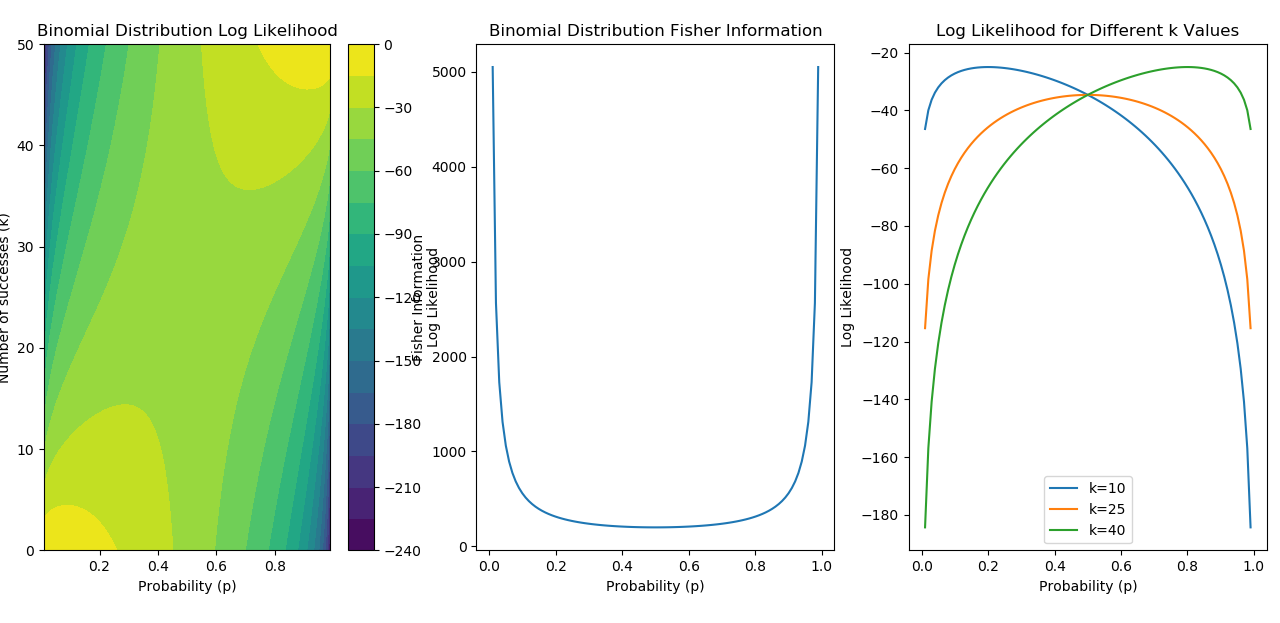

Write the Python code that produced this figure.
import numpy as np
import matplotlib.pyplot as plt

def binomial_log_likelihood(n, p, k):
    return k * np.log(p) + (n - k) * np.log(1 - p)

def fisher_information(n, p):
    return n / (p * (1 - p))

# Set parameters
n = 50  # Fixed number of trials
p_range = np.linspace(0.01, 0.99, 100)  # Range of probability
k_range = np.arange(n + 1)  # Possible number of successes

# Create 2D meshgrid
p_mesh, k_mesh = np.meshgrid(p_range, k_range)

# Calculate log likelihood
log_likelihood = binomial_log_likelihood(n, p_mesh, k_mesh)

# Calculate Fisher information
fisher_info = fisher_information(n, p_range)

# Plot
fig, (ax1, ax2, ax3) = plt.subplots(1, 3, figsize=(18, 5))

# Log likelihood contour
contour = ax1.contourf(p_mesh, k_mesh, log_likelihood, levels=20, cmap='viridis')
ax1.set_xlabel('Probability (p)')
ax1.set_ylabel('Number of successes (k)')
ax1.set_title('Binomial Distribution Log Likelihood')
plt.colorbar(contour, ax=ax1, label='Log Likelihood')

# Fisher information curve
ax2.plot(p_range, fisher_info)
ax2.set_xlabel('Probability (p)')
ax2.set_ylabel('Fisher Information')
ax2.set_title('Binomial Distribution Fisher Information')

# Log likelihood curves for different k values
k_values = [10, 25, 40]
for k in k_values:
    ll = binomial_log_likelihood(n, p_range, k)
    ax3.plot(p_range, ll, label=f'k={k}')
ax3.set_xlabel('Probability (p)')
ax3.set_ylabel('Log Likelihood')
ax3.set_title('Log Likelihood for Different k Values')
ax3.legend()

plt.tight_layout()
plt.show()
